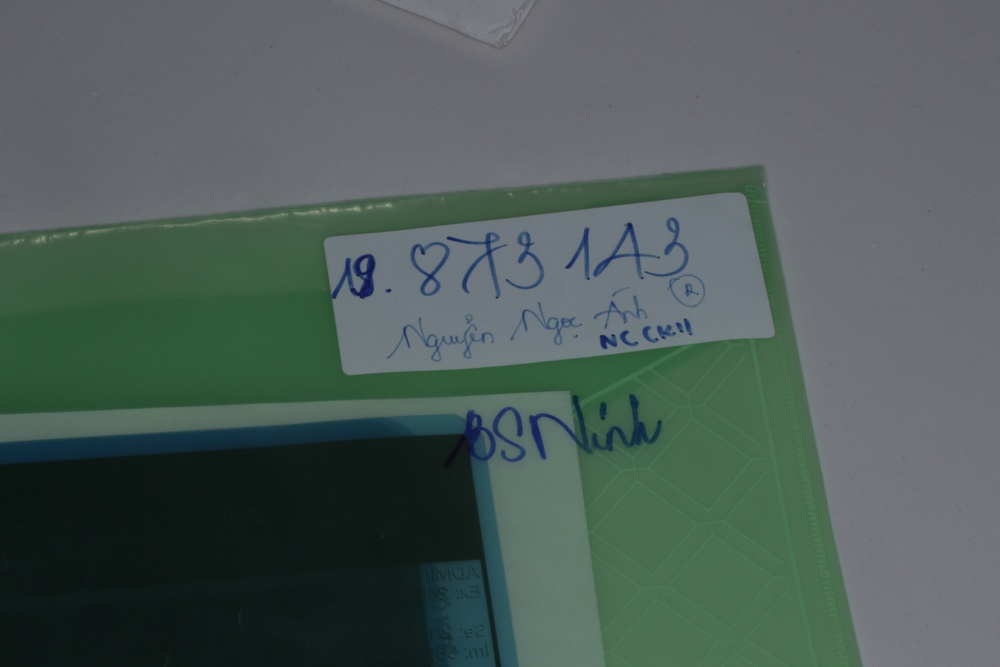
#> input picture images/2020-01-20 08.06.06.jpg, 1000 x 667 px, shrunk from 2592 x 1728 before the run, found by its file name; its folder holds 4 pictures in this run
$ python Search_image.py
#> lines starting #> are read from the running program, lines starting #| are printed output that depends on the picture
from sklearn.cluster import KMeans
import matplotlib.pyplot as plt
import numpy as np
import cv2
from collections import Counter
from skimage.color import rgb2lab, deltaE_cie76
import os

def get_image(image_path):
#> called with image_path = 'images/2020-01-20 08.06.06.jpg'
    image = cv2.imread(image_path)
#> image is the input picture: shape (667, 1000, 3); mean B, G, R 88.1, 92.4, 78.5
    image = cv2.cvtColor(image, cv2.COLOR_BGR2RGB)
    return image

IMAGE_DIRECTORY = 'images'
COLORS = {
    'GREEN': [0, 128, 0],
    'BLUE': [0, 0, 128],
    'RED': [255, 0, 0]
}
images = []

for file in os.listdir(IMAGE_DIRECTORY):
    if not file.startswith('.'):
        images.append(get_image(os.path.join(IMAGE_DIRECTORY, file)))

plt.figure(figsize=(10, 5))
for i in range(len(images)):
    plt.subplot(1, len(images), i+1)
    plt.imshow(images[i])
plt.show()
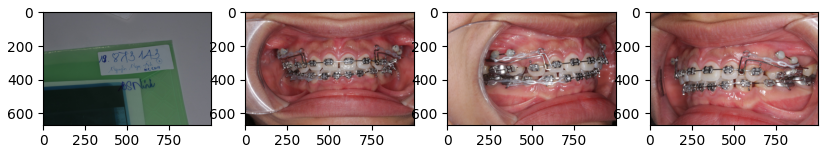
#> figure drawn by matplotlib, 4 panels
